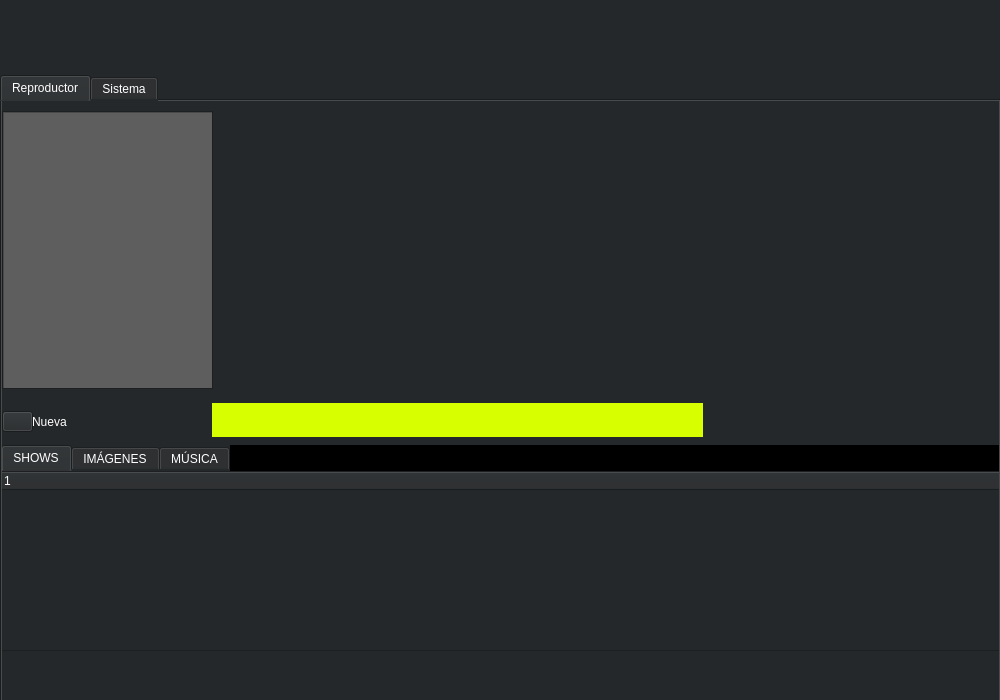
<?xml version="1.0" encoding="UTF-8"?>
<ui version="4.0">
 <class>Xaman</class>
 <widget class="QMainWindow" name="Xaman">
  <property name="windowModality">
   <enum>Qt::NonModal</enum>
  </property>
  <property name="enabled">
   <bool>true</bool>
  </property>
  <property name="geometry">
   <rect>
    <x>0</x>
    <y>0</y>
    <width>1000</width>
    <height>700</height>
   </rect>
  </property>
  <property name="minimumSize">
   <size>
    <width>1000</width>
    <height>700</height>
   </size>
  </property>
  <property name="maximumSize">
   <size>
    <width>1000</width>
    <height>700</height>
   </size>
  </property>
  <property name="cursor">
   <cursorShape>ArrowCursor</cursorShape>
  </property>
  <property name="windowTitle">
   <string>Xaman</string>
  </property>
  <property name="windowIcon">
   <iconset>
    <normaloff>../../XAMAN_VER_2.0/release/ICONOcruz_BIG.ico</normaloff>../../XAMAN_VER_2.0/release/ICONOcruz_BIG.ico</iconset>
  </property>
  <property name="styleSheet">
   <string notr="true">font: 75 9pt &quot;Meiryo UI&quot;;
color: rgb(255, 255, 255);
color: rgb(255, 255, 255);
background-color: #25282A;</string>
  </property>
  <property name="tabShape">
   <enum>QTabWidget::Rounded</enum>
  </property>
  <property name="dockOptions">
   <set>QMainWindow::AllowTabbedDocks|QMainWindow::AnimatedDocks</set>
  </property>
  <widget class="QWidget" name="centralWidget">
   <widget class="QTabWidget" name="tabWidget">
    <property name="geometry">
     <rect>
      <x>0</x>
      <y>75</y>
      <width>1001</width>
      <height>631</height>
     </rect>
    </property>
    <property name="maximumSize">
     <size>
      <width>16777215</width>
      <height>16777211</height>
     </size>
    </property>
    <property name="styleSheet">
     <string notr="true"/>
    </property>
    <property name="currentIndex">
     <number>0</number>
    </property>
    <widget class="QWidget" name="tab_reproductor">
     <attribute name="title">
      <string>Reproductor</string>
     </attribute>
     <widget class="QScrollArea" name="playlist">
      <property name="geometry">
       <rect>
        <x>0</x>
        <y>10</y>
        <width>211</width>
        <height>278</height>
       </rect>
      </property>
      <property name="styleSheet">
       <string notr="true">border-color: rgba(0,0,0,0%);</string>
      </property>
      <property name="widgetResizable">
       <bool>true</bool>
      </property>
      <widget class="QWidget" name="scrollAreaWidgetContents">
       <property name="geometry">
        <rect>
         <x>0</x>
         <y>0</y>
         <width>209</width>
         <height>276</height>
        </rect>
       </property>
       <widget class="QTreeWidget" name="treeWidget">
        <property name="enabled">
         <bool>true</bool>
        </property>
        <property name="geometry">
         <rect>
          <x>0</x>
          <y>0</y>
          <width>211</width>
          <height>278</height>
         </rect>
        </property>
        <property name="styleSheet">
         <string notr="true">background-color: rgb(94, 94, 94);

color: rgb(255, 255, 255);</string>
        </property>
        <property name="lineWidth">
         <number>1</number>
        </property>
        <property name="selectionBehavior">
         <enum>QAbstractItemView::SelectItems</enum>
        </property>
        <property name="columnCount">
         <number>0</number>
        </property>
       </widget>
      </widget>
     </widget>
     <widget class="QTabWidget" name="Contenido">
      <property name="geometry">
       <rect>
        <x>-1</x>
        <y>344</y>
        <width>1000</width>
        <height>210</height>
       </rect>
      </property>
      <property name="autoFillBackground">
       <bool>false</bool>
      </property>
      <property name="styleSheet">
       <string notr="true">border-color: rgb(170, 255, 0);



</string>
      </property>
      <property name="currentIndex">
       <number>0</number>
      </property>
      <widget class="QWidget" name="tab_contvisuales">
       <property name="styleSheet">
        <string notr="true">border-color: rgba(0,0,0,0%);</string>
       </property>
       <attribute name="title">
        <string>SHOWS</string>
       </attribute>
       <widget class="QTreeWidget" name="Content_Shows">
        <property name="geometry">
         <rect>
          <x>0</x>
          <y>0</y>
          <width>1000</width>
          <height>180</height>
         </rect>
        </property>
        <property name="styleSheet">
         <string notr="true"/>
        </property>
        <property name="columnCount">
         <number>1</number>
        </property>
        <column>
         <property name="text">
          <string notr="true">1</string>
         </property>
        </column>
       </widget>
      </widget>
      <widget class="QWidget" name="tab_fotos">
       <property name="enabled">
        <bool>true</bool>
       </property>
       <attribute name="title">
        <string>IMÁGENES</string>
       </attribute>
       <widget class="QTreeWidget" name="Content_Imagenes">
        <property name="geometry">
         <rect>
          <x>0</x>
          <y>0</y>
          <width>1000</width>
          <height>180</height>
         </rect>
        </property>
        <property name="styleSheet">
         <string notr="true">background-color: rgba(0,0,0,0%);</string>
        </property>
        <property name="columnCount">
         <number>0</number>
        </property>
       </widget>
      </widget>
      <widget class="QWidget" name="tab_Musica">
       <attribute name="title">
        <string>MÚSICA</string>
       </attribute>
       <widget class="QTreeWidget" name="Content_Musica">
        <property name="geometry">
         <rect>
          <x>0</x>
          <y>0</y>
          <width>1000</width>
          <height>180</height>
         </rect>
        </property>
        <property name="styleSheet">
         <string notr="true">background-color: rgba(0,0,0,0%);
border-color: rgb(85, 255, 255);</string>
        </property>
        <property name="columnCount">
         <number>0</number>
        </property>
       </widget>
      </widget>
     </widget>
     <widget class="Player" name="widget" native="true">
      <property name="enabled">
       <bool>true</bool>
      </property>
      <property name="geometry">
       <rect>
        <x>210</x>
        <y>10</y>
        <width>790</width>
        <height>331</height>
       </rect>
      </property>
      <property name="font">
       <font>
        <family>Meiryo UI</family>
        <pointsize>9</pointsize>
        <weight>9</weight>
        <italic>false</italic>
        <bold>false</bold>
       </font>
      </property>
      <property name="toolTipDuration">
       <number>-1</number>
      </property>
      <property name="autoFillBackground">
       <bool>false</bool>
      </property>
      <property name="styleSheet">
       <string notr="true">color: rgb(255, 255, 255);
background-color: rgba(0,0,0,0%);
</string>
      </property>
     </widget>
     <widget class="QToolButton" name="btn_addPlaylist">
      <property name="geometry">
       <rect>
        <x>0</x>
        <y>310</y>
        <width>31</width>
        <height>21</height>
       </rect>
      </property>
      <property name="styleSheet">
       <string notr="true">color: rgb(255, 255, 255);
</string>
      </property>
      <property name="text">
       <string/>
      </property>
     </widget>
     <widget class="QLabel" name="label_6">
      <property name="geometry">
       <rect>
        <x>30</x>
        <y>310</y>
        <width>47</width>
        <height>21</height>
       </rect>
      </property>
      <property name="styleSheet">
       <string notr="true">background-color: rgba(0,0,0,0%);</string>
      </property>
      <property name="text">
       <string>Nueva</string>
      </property>
     </widget>
     <widget class="QLabel" name="label_7">
      <property name="geometry">
       <rect>
        <x>0</x>
        <y>344</y>
        <width>1000</width>
        <height>33</height>
       </rect>
      </property>
      <property name="styleSheet">
       <string notr="true">background-color: rgb(0, 0, 0);</string>
      </property>
      <property name="text">
       <string/>
      </property>
     </widget>
     <widget class="QLabel" name="label_8">
      <property name="geometry">
       <rect>
        <x>210</x>
        <y>302</y>
        <width>491</width>
        <height>34</height>
       </rect>
      </property>
      <property name="styleSheet">
       <string notr="true">background-color: rgb(216, 255, 0);</string>
      </property>
      <property name="text">
       <string/>
      </property>
     </widget>
     <zorder>label_8</zorder>
     <zorder>playlist</zorder>
     <zorder>widget</zorder>
     <zorder>btn_addPlaylist</zorder>
     <zorder>label_6</zorder>
     <zorder>label_7</zorder>
     <zorder>Contenido</zorder>
    </widget>
    <widget class="QWidget" name="tab_sistema">
     <attribute name="title">
      <string>Sistema</string>
     </attribute>
     <widget class="QScrollArea" name="scrollArea">
      <property name="geometry">
       <rect>
        <x>10</x>
        <y>250</y>
        <width>971</width>
        <height>331</height>
       </rect>
      </property>
      <property name="widgetResizable">
       <bool>true</bool>
      </property>
      <widget class="QWidget" name="scrollAreaWidgetContents_3">
       <property name="geometry">
        <rect>
         <x>0</x>
         <y>0</y>
         <width>969</width>
         <height>329</height>
        </rect>
       </property>
       <widget class="QTableWidget" name="tableWidget">
        <property name="geometry">
         <rect>
          <x>10</x>
          <y>10</y>
          <width>951</width>
          <height>311</height>
         </rect>
        </property>
        <property name="minimumSize">
         <size>
          <width>0</width>
          <height>0</height>
         </size>
        </property>
        <property name="baseSize">
         <size>
          <width>0</width>
          <height>0</height>
         </size>
        </property>
        <property name="font">
         <font>
          <family>Meiryo UI</family>
          <pointsize>9</pointsize>
          <weight>9</weight>
          <italic>false</italic>
          <bold>false</bold>
         </font>
        </property>
        <property name="focusPolicy">
         <enum>Qt::NoFocus</enum>
        </property>
        <property name="styleSheet">
         <string notr="true">color: rgb(255, 255, 255);
background-color: rgba(0,0,0,0%);</string>
        </property>
        <property name="frameShape">
         <enum>QFrame::Box</enum>
        </property>
        <property name="frameShadow">
         <enum>QFrame::Raised</enum>
        </property>
        <property name="lineWidth">
         <number>1</number>
        </property>
        <property name="autoScrollMargin">
         <number>5</number>
        </property>
        <property name="editTriggers">
         <set>QAbstractItemView::NoEditTriggers</set>
        </property>
        <property name="showDropIndicator" stdset="0">
         <bool>true</bool>
        </property>
        <property name="selectionMode">
         <enum>QAbstractItemView::NoSelection</enum>
        </property>
        <property name="showGrid">
         <bool>false</bool>
        </property>
        <property name="columnCount">
         <number>8</number>
        </property>
        <attribute name="horizontalHeaderVisible">
         <bool>false</bool>
        </attribute>
        <attribute name="horizontalHeaderDefaultSectionSize">
         <number>100</number>
        </attribute>
        <attribute name="verticalHeaderVisible">
         <bool>false</bool>
        </attribute>
        <column>
         <property name="text">
          <string/>
         </property>
         <property name="font">
          <font>
           <kerning>false</kerning>
          </font>
         </property>
        </column>
        <column>
         <property name="text">
          <string/>
         </property>
        </column>
        <column>
         <property name="text">
          <string/>
         </property>
        </column>
        <column>
         <property name="text">
          <string/>
         </property>
        </column>
        <column>
         <property name="text">
          <string/>
         </property>
        </column>
        <column>
         <property name="text">
          <string/>
         </property>
        </column>
        <column>
         <property name="text">
          <string/>
         </property>
        </column>
        <column/>
       </widget>
      </widget>
     </widget>
     <widget class="QGroupBox" name="control_xaman">
      <property name="geometry">
       <rect>
        <x>10</x>
        <y>10</y>
        <width>191</width>
        <height>231</height>
       </rect>
      </property>
      <property name="title">
       <string>Control Xaman</string>
      </property>
      <widget class="QSlider" name="verticalSlider">
       <property name="geometry">
        <rect>
         <x>80</x>
         <y>70</y>
         <width>32</width>
         <height>91</height>
        </rect>
       </property>
       <property name="styleSheet">
        <string notr="true">background-color: rgba(0,0,0,0%);</string>
       </property>
       <property name="maximum">
        <number>1</number>
       </property>
       <property name="pageStep">
        <number>1</number>
       </property>
       <property name="value">
        <number>0</number>
       </property>
       <property name="sliderPosition">
        <number>0</number>
       </property>
       <property name="tracking">
        <bool>false</bool>
       </property>
       <property name="orientation">
        <enum>Qt::Vertical</enum>
       </property>
      </widget>
      <widget class="QLabel" name="label_2">
       <property name="geometry">
        <rect>
         <x>20</x>
         <y>30</y>
         <width>141</width>
         <height>21</height>
        </rect>
       </property>
       <property name="styleSheet">
        <string notr="true">background-color: rgba(0,0,0,0%);</string>
       </property>
       <property name="text">
        <string>Encender/Apagar Todos</string>
       </property>
       <property name="alignment">
        <set>Qt::AlignCenter</set>
       </property>
      </widget>
      <widget class="QPushButton" name="btn_reiniciar_todo">
       <property name="geometry">
        <rect>
         <x>30</x>
         <y>180</y>
         <width>121</width>
         <height>31</height>
        </rect>
       </property>
       <property name="text">
        <string>Reiniciar Todos</string>
       </property>
      </widget>
      <widget class="QLabel" name="label_3">
       <property name="geometry">
        <rect>
         <x>50</x>
         <y>60</y>
         <width>32</width>
         <height>21</height>
        </rect>
       </property>
       <property name="styleSheet">
        <string notr="true">background-color: rgba(0,0,0,0%);</string>
       </property>
       <property name="text">
        <string>On</string>
       </property>
       <property name="alignment">
        <set>Qt::AlignCenter</set>
       </property>
      </widget>
      <widget class="QLabel" name="label_4">
       <property name="geometry">
        <rect>
         <x>50</x>
         <y>150</y>
         <width>32</width>
         <height>21</height>
        </rect>
       </property>
       <property name="styleSheet">
        <string notr="true">background-color: rgba(0,0,0,0%);</string>
       </property>
       <property name="text">
        <string>Off</string>
       </property>
       <property name="alignment">
        <set>Qt::AlignCenter</set>
       </property>
      </widget>
     </widget>
    </widget>
   </widget>
   <widget class="QLabel" name="label_5">
    <property name="geometry">
     <rect>
      <x>0</x>
      <y>-20</y>
      <width>401</width>
      <height>111</height>
     </rect>
    </property>
    <property name="styleSheet">
     <string notr="true">background-color: rgba(0,0,0,0%);</string>
    </property>
    <property name="text">
     <string/>
    </property>
    <property name="pixmap">
     <pixmap resource="resource.qrc">:/images/Iconos/head_maya.png</pixmap>
    </property>
   </widget>
   <widget class="QLabel" name="label">
    <property name="geometry">
     <rect>
      <x>780</x>
      <y>-16</y>
      <width>211</width>
      <height>101</height>
     </rect>
    </property>
    <property name="styleSheet">
     <string notr="true">background-color: rgba(0,0,0,0%);</string>
    </property>
    <property name="text">
     <string/>
    </property>
    <property name="pixmap">
     <pixmap resource="resource.qrc">:/images/Iconos/head_LOGO.png</pixmap>
    </property>
   </widget>
   <zorder>label_5</zorder>
   <zorder>label</zorder>
   <zorder>tabWidget</zorder>
  </widget>
 </widget>
 <layoutdefault spacing="6" margin="11"/>
 <customwidgets>
  <customwidget>
   <class>Player</class>
   <extends>QWidget</extends>
   <header>player.h</header>
   <container>1</container>
  </customwidget>
 </customwidgets>
 <resources>
  <include location="resource.qrc"/>
 </resources>
 <connections/>
</ui>
